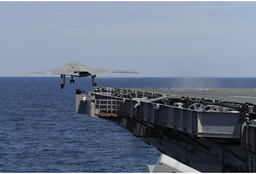
#> input picture mlpy/机器学习实践指南代码及资源/程序/pictest.png, 256 x 174 px, shrunk from 665 x 453 before the run
$ python 9-5.py   (Python 2 division)
#> lines starting #> are read from the running program, lines starting #| are printed output that depends on the picture; after the words box and inside, x2 and y2 are one past the last pixel; in counts of white or black regions, pixels touching at a corner belong together
#!/usr/bin/env python
#-*- coding: utf-8 -*-
#code:myhaspl@qq.com
#9-5.py
#大量噪声定位图片

import cv2
import numpy as np

print 'http://blog.csdn.net/myhaspl'
print 'myhaspl@qq.com'
print
print 'loading  ...'

def get_EuclideanDistance(x,y):
    myx=np.array(x)
    myy=np.array(y)
    return np.sqrt(np.sum((myx-myy)*(myx-myy)))

def findpic(img,findimg,h,fh,w,fw):
    minds=1e8
    mincb_h=0
    mincb_w=0
    for now_h in xrange(0,h-fh):
        for now_w in xrange(0,w-fw):
            my_img=img[now_h:now_h+fh,now_w:now_w+fw,:]
            my_findimg=findimg
            dis=get_EuclideanDistance(my_img,my_findimg)
            if dis<minds:
                mincb_h=now_h
                mincb_w=now_w
                minds=dis
        print ".",
    findpt=mincb_w,mincb_h
    cv2.rectangle(img, findpt, (findpt[0]+fw,findpt[1]+fh),(0,0,255))
    return img


def showpiclocation(img,findimg):
    #定位图片
    w=img.shape[1]
    h=img.shape[0]
    fw=findimg.shape[1]
    fh=findimg.shape[0]
    return findpic(img,findimg,h,fh,w,fw)

def addnoise(img):
    coutn=500000
    for k in xrange(0,coutn):
        xi = int(np.random.uniform(0,img.shape[1]))
        xj = int(np.random.uniform(0,img.shape[0]))
        img[xj,xi,0]= 255 *np.random.rand()
        img[xj,xi,1]= 255 *np.random.rand()
        img[xj,xi,2]= 255 *np.random.rand()

fn='pictest.png'
fn1='pictestt1.png'
fn2='pictestt2.png'
myimg=cv2.imread(fn)
#> myimg is the input picture: shape (174, 256, 3); mean B, G, R 137.3, 117.5, 104.9
myimg1=cv2.imread(fn1)
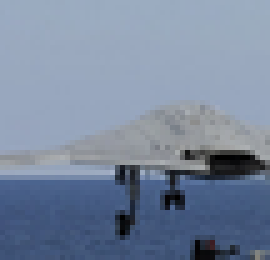
#> input picture mlpy/机器学习实践指南代码及资源/程序/pictestt1.png, 54 x 52 px, shrunk from 141 x 136 before the run (shown 5 times larger)
#> myimg1 is the input picture: shape (52, 54, 3); mean B, G, R 158, 135.3, 120.7
myimg2=cv2.imread(fn2)
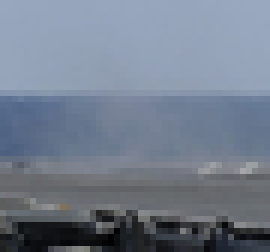
#> input picture mlpy/机器学习实践指南代码及资源/程序/pictestt2.png, 45 x 42 px, shrunk from 116 x 109 before the run (shown 6 times larger)
#> myimg2 is the input picture: shape (42, 45, 3); mean B, G, R 141.1, 125.4, 114.8
addnoise(myimg)
myimg=showpiclocation(myimg,myimg1)
#> after the loop in findpic, `for now_h in xrange(0,h-fh):`:
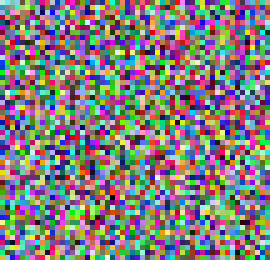
#> my_img: shape (52, 54, 3) (shown 5 times larger); mean B, G, R 125.9, 125.8, 129.7
#> after the loop in findpic, `for now_h in xrange(0,h-fh):`: mincb_h = 118; mincb_w = 62; minds = 929.3
#> in findpic, `findpt=mincb_w,mincb_h`: findpt = (62, 118)
#> in findpic, `cv2.rectangle(img, findpt, (findpt[0]+fw,findpt[1]+fh),(0,0,255))`:
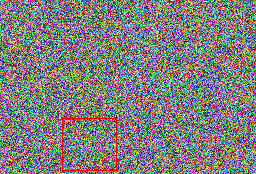
#> img: shape (174, 256, 3); mean B, G, R 126.5, 127, 127.7
myimg=showpiclocation(myimg,myimg2)
#> call 2 of findpic, with h = 174, fh = 42, w = 256, fw = 45
#> the loop in findpic (call 2), `for now_h in xrange(0,h-fh):` made 132 passes
#> pass 1, in get_EuclideanDistance (call 24648), `myx=np.array(x)`:
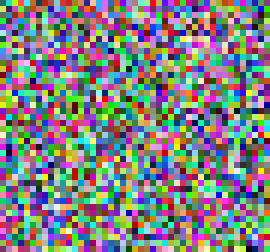
#> myx: shape (42, 45, 3) (shown 6 times larger); mean of channels 0, 1, 2 129.2, 129.5, 128.4; drawn as B, G, R
#> after the loop in findpic (call 2), `for now_h in xrange(0,h-fh):`:
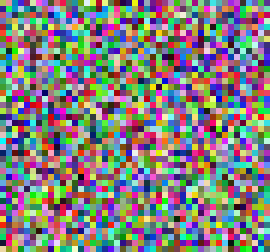
#> my_img: shape (42, 45, 3) (shown 6 times larger); mean B, G, R 125.6, 126.9, 129.5
#> after the loop in findpic (call 2), `for now_h in xrange(0,h-fh):`: mincb_h = 52; mincb_w = 156; minds = 758.1
#> in findpic (call 2), `findpt=mincb_w,mincb_h`: findpt = (156, 52)
#> in findpic (call 2), `cv2.rectangle(img, findpt, (findpt[0]+fw,findpt[1]+fh),(0,0,255))`:
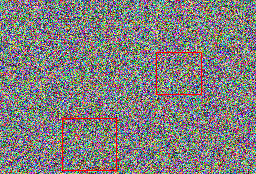
#> img: shape (174, 256, 3); 0.39% of pixels changed, all inside (x1, y1, x2, y2) = (156, 52, 202, 95)
cv2.namedWindow('img')
cv2.imshow('img', myimg)
cv2.waitKey()
cv2.destroyAllWindows()
